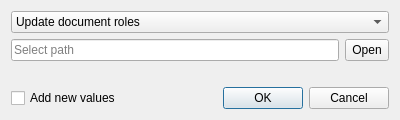
<?xml version="1.0" encoding="UTF-8"?>
<ui version="4.0">
 <class>RoleDialog</class>
 <widget class="QDialog" name="RoleDialog">
  <property name="geometry">
   <rect>
    <x>0</x>
    <y>0</y>
    <width>400</width>
    <height>120</height>
   </rect>
  </property>
  <property name="windowTitle">
   <string>Update roles</string>
  </property>
  <property name="windowIcon">
   <iconset theme="document-send">
    <normaloff>.</normaloff>.</iconset>
  </property>
  <layout class="QGridLayout" name="gridLayout">
   <item row="3" column="0">
    <widget class="QCheckBox" name="appendCheck">
     <property name="text">
      <string>Add new values</string>
     </property>
    </widget>
   </item>
   <item row="3" column="1" colspan="2">
    <widget class="QDialogButtonBox" name="buttonBox">
     <property name="orientation">
      <enum>Qt::Horizontal</enum>
     </property>
     <property name="standardButtons">
      <set>QDialogButtonBox::Cancel|QDialogButtonBox::Ok</set>
     </property>
    </widget>
   </item>
   <item row="1" column="0" colspan="2">
    <widget class="QLineEdit" name="pathEdit">
     <property name="readOnly">
      <bool>true</bool>
     </property>
     <property name="placeholderText">
      <string>Select path</string>
     </property>
    </widget>
   </item>
   <item row="1" column="2">
    <widget class="QToolButton" name="openButton">
     <property name="sizePolicy">
      <sizepolicy hsizetype="Fixed" vsizetype="Preferred">
       <horstretch>0</horstretch>
       <verstretch>0</verstretch>
      </sizepolicy>
     </property>
     <property name="text">
      <string>Open</string>
     </property>
     <property name="icon">
      <iconset theme="document-open">
       <normaloff>.</normaloff>.</iconset>
     </property>
    </widget>
   </item>
   <item row="0" column="0" colspan="3">
    <widget class="QComboBox" name="typeCombo">
     <item>
      <property name="text">
       <string>Update document roles</string>
      </property>
     </item>
     <item>
      <property name="text">
       <string>Update job roles</string>
      </property>
     </item>
    </widget>
   </item>
   <item row="2" column="0" colspan="3">
    <spacer name="verticalSpacer">
     <property name="orientation">
      <enum>Qt::Vertical</enum>
     </property>
     <property name="sizeHint" stdset="0">
      <size>
       <width>20</width>
       <height>40</height>
      </size>
     </property>
    </spacer>
   </item>
  </layout>
 </widget>
 <tabstops>
  <tabstop>typeCombo</tabstop>
  <tabstop>pathEdit</tabstop>
  <tabstop>openButton</tabstop>
  <tabstop>appendCheck</tabstop>
 </tabstops>
 <resources/>
 <connections>
  <connection>
   <sender>buttonBox</sender>
   <signal>accepted()</signal>
   <receiver>RoleDialog</receiver>
   <slot>accept()</slot>
   <hints>
    <hint type="sourcelabel">
     <x>391</x>
     <y>68</y>
    </hint>
    <hint type="destinationlabel">
     <x>157</x>
     <y>274</y>
    </hint>
   </hints>
  </connection>
  <connection>
   <sender>buttonBox</sender>
   <signal>rejected()</signal>
   <receiver>RoleDialog</receiver>
   <slot>reject()</slot>
   <hints>
    <hint type="sourcelabel">
     <x>391</x>
     <y>68</y>
    </hint>
    <hint type="destinationlabel">
     <x>286</x>
     <y>274</y>
    </hint>
   </hints>
  </connection>
  <connection>
   <sender>pathEdit</sender>
   <signal>textChanged(QString)</signal>
   <receiver>RoleDialog</receiver>
   <slot>pathChanged(QString)</slot>
   <hints>
    <hint type="sourcelabel">
     <x>264</x>
     <y>20</y>
    </hint>
    <hint type="destinationlabel">
     <x>258</x>
     <y>311</y>
    </hint>
   </hints>
  </connection>
  <connection>
   <sender>openButton</sender>
   <signal>clicked()</signal>
   <receiver>RoleDialog</receiver>
   <slot>openClicked()</slot>
   <hints>
    <hint type="sourcelabel">
     <x>378</x>
     <y>26</y>
    </hint>
    <hint type="destinationlabel">
     <x>647</x>
     <y>54</y>
    </hint>
   </hints>
  </connection>
 </connections>
 <slots>
  <slot>openClicked()</slot>
  <slot>pathChanged(QString)</slot>
 </slots>
</ui>
